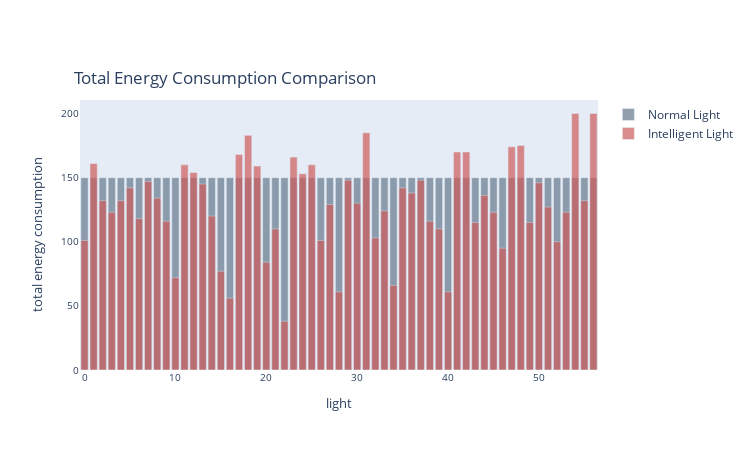

The notebook cell this image was saved under:
### Markdown cell above
## Total Energy Comparison

### Code cell
fig = go.Figure(data=[
    go.Bar(name='Normal Light',
            x=[i for i in range(accumulated.shape[1]-2)],
            y=[1.5*len(accumulated)]*(accumulated.shape[1]-2),
            marker_color='lightslategrey',
            opacity = 0.8),
    go.Bar(name='Intelligent Light',
        x=[i for i in range(accumulated.shape[1]-2)], 
        y=accumulated.iloc[accumulated.index.max(),:-2],
        marker_color='indianred',
        opacity = 0.7)
])

fig.update_xaxes(showgrid=False)
fig.update_yaxes(showgrid=False)
fig.update_layout(
    barmode="overlay",
    title={
        'text': "Total Energy Consumption Comparison",
        'y':0.84,
        'x':0.3,
        'xanchor': 'center',
        'yanchor': 'top'},
    width=750, height=450,
    xaxis=dict(
        title='light',
        titlefont_size=13,
        tickfont_size=10,
    ),
    yaxis=dict(
        title='total energy consumption',
        titlefont_size=13,
        tickfont_size=10,
    )
)

fig.show()

### Figure 1 — Plotly figure (JSON) as saved in the notebook; plotly's stock layout.template omitted (floating-point values rounded to 4 significant figures)
{"data": [{"marker": {"color": "lightslategrey"}, "name": "Normal Light", "opacity": 0.8, "type": "bar", "x": [0, 1, 2, 3, 4, 5, 6, 7, 8, 9, 10, 11, 12, 13, 14, 15, 16, 17, 18, 19, 20, 21, 22, 23, 24, 25, 26, 27, 28, 29, 30, 31, 32, 33, 34, 35, 36, 37, 38, 39, 40, 41, 42, 43, 44, 45, 46, 47, 48, 49, 50, 51, 52, 53, 54, 55, 56], "y": [150, 150, 150, 150, 150, 150, 150, 150, 150, 150, 150, 150, 150, 150, 150, 150, 150, 150, 150, 150, 150, 150, 150, 150, 150, 150, 150, 150, 150, 150, 150, 150, 150, 150, 150, 150, 150, 150, 150, 150, 150, 150, 150, 150, 150, 150, 150, 150, 150, 150, 150, 150, 150, 150, 150, 150, 150]}, {"marker": {"color": "indianred"}, "name": "Intelligent Light", "opacity": 0.7, "type": "bar", "x": [0, 1, 2, 3, 4, 5, 6, 7, 8, 9, 10, 11, 12, 13, 14, 15, 16, 17, 18, 19, 20, 21, 22, 23, 24, 25, 26, 27, 28, 29, 30, 31, 32, 33, 34, 35, 36, 37, 38, 39, 40, 41, 42, 43, 44, 45, 46, 47, 48, 49, 50, 51, 52, 53, 54, 55, 56], "y": [101, 161, 132, 123, 132, 142, 118, 147, 134, 116, 72, 160, 154, 145, 120, 77, 56, 168, 183, 159, 84, 110, 38, 166, 153, 160, 101, 129, 61, 148, 130, 185, 103, 124, 66, 142, 138, 148, 116, 110, 61, 170, 170, 115, 136, 123, 95, 174, 175, 115, 146, 127, 100, 123, 200, 132, 200]}], "layout": {"barmode": "overlay", "height": 450, "title": {"text": "Total Energy Consumption Comparison", "x": 0.3, "xanchor": "center", "y": 0.84, "yanchor": "top"}, "width": 750, "xaxis": {"showgrid": false, "tickfont": {"size": 10}, "title": {"font": {"size": 13}, "text": "light"}}, "yaxis": {"showgrid": false, "tickfont": {"size": 10}, "title": {"font": {"size": 13}, "text": "total energy consumption"}}}}
